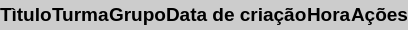
               <widget class="QFrame" name="FP_header_info">
                <property name="maximumSize">
                 <size>
                  <width>16777215</width>
                  <height>30</height>
                 </size>
                </property>
                <property name="styleSheet">
                 <string notr="true">background-color: rgb(204, 204, 204);
border: none;</string>
                </property>
                <property name="frameShape">
                 <enum>QFrame::Shape::StyledPanel</enum>
                </property>
                <property name="frameShadow">
                 <enum>QFrame::Shadow::Raised</enum>
                </property>
                <layout class="QHBoxLayout" name="horizontalLayout_16">
                 <property name="spacing">
                  <number>0</number>
                 </property>
                 <property name="leftMargin">
                  <number>0</number>
                 </property>
                 <property name="topMargin">
                  <number>0</number>
                 </property>
                 <property name="rightMargin">
                  <number>0</number>
                 </property>
                 <property name="bottomMargin">
                  <number>0</number>
                 </property>
                 <item>
                  <widget class="QFrame" name="FP_HEADER_INFO_titulo">
                   <property name="styleSheet">
                    <string notr="true"/>
                   </property>
                   <property name="frameShape">
                    <enum>QFrame::Shape::StyledPanel</enum>
                   </property>
                   <property name="frameShadow">
                    <enum>QFrame::Shadow::Raised</enum>
                   </property>
                   <layout class="QHBoxLayout" name="horizontalLayout_17">
                    <property name="spacing">
                     <number>0</number>
                    </property>
                    <property name="leftMargin">
                     <number>0</number>
                    </property>
                    <property name="topMargin">
                     <number>0</number>
                    </property>
                    <property name="rightMargin">
                     <number>0</number>
                    </property>
                    <property name="bottomMargin">
                     <number>0</number>
                    </property>
                    <item alignment="Qt::AlignmentFlag::AlignHCenter">
                     <widget class="QLabel" name="FP_HEADER_INFO_titulo_label">
                      <property name="text">
                       <string>&lt;html&gt;&lt;head/&gt;&lt;body&gt;&lt;p&gt;&lt;span style=&quot; font-size:14pt; font-weight:700;&quot;&gt;Tìtulo&lt;/span&gt;&lt;/p&gt;&lt;/body&gt;&lt;/html&gt;</string>
                      </property>
                     </widget>
                    </item>
                   </layout>
                  </widget>
                 </item>
                 <item>
                  <widget class="QFrame" name="FP_HEADER_INFO_turma">
                   <property name="styleSheet">
                    <string notr="true"/>
                   </property>
                   <property name="frameShape">
                    <enum>QFrame::Shape::StyledPanel</enum>
                   </property>
                   <property name="frameShadow">
                    <enum>QFrame::Shadow::Raised</enum>
                   </property>
                   <layout class="QHBoxLayout" name="horizontalLayout_18">
                    <property name="spacing">
                     <number>0</number>
                    </property>
                    <property name="leftMargin">
                     <number>0</number>
                    </property>
                    <property name="topMargin">
                     <number>0</number>
                    </property>
                    <property name="rightMargin">
                     <number>0</number>
                    </property>
                    <property name="bottomMargin">
                     <number>0</number>
                    </property>
                    <item alignment="Qt::AlignmentFlag::AlignHCenter">
                     <widget class="QLabel" name="FP_HEADER_INFO_turma_label">
                      <property name="text">
                       <string>&lt;html&gt;&lt;head/&gt;&lt;body&gt;&lt;p&gt;&lt;span style=&quot; font-size:14pt; font-weight:700;&quot;&gt;Turma&lt;/span&gt;&lt;/p&gt;&lt;/body&gt;&lt;/html&gt;</string>
                      </property>
                     </widget>
                    </item>
                   </layout>
                  </widget>
                 </item>
                 <item>
                  <widget class="QFrame" name="FP_HEADER_INFO_grupo">
                   <property name="styleSheet">
                    <string notr="true"/>
                   </property>
                   <property name="frameShape">
                    <enum>QFrame::Shape::StyledPanel</enum>
                   </property>
                   <property name="frameShadow">
                    <enum>QFrame::Shadow::Raised</enum>
                   </property>
                   <property name="lineWidth">
                    <number>0</number>
                   </property>
                   <layout class="QHBoxLayout" name="horizontalLayout_19">
                    <property name="spacing">
                     <number>0</number>
                    </property>
                    <property name="leftMargin">
                     <number>0</number>
                    </property>
                    <property name="topMargin">
                     <number>0</number>
                    </property>
                    <property name="rightMargin">
                     <number>0</number>
                    </property>
                    <property name="bottomMargin">
                     <number>0</number>
                    </property>
                    <item alignment="Qt::AlignmentFlag::AlignHCenter">
                     <widget class="QLabel" name="FP_HEADER_INFO_grupo_label">
                      <property name="text">
                       <string>&lt;html&gt;&lt;head/&gt;&lt;body&gt;&lt;p&gt;&lt;span style=&quot; font-size:14pt; font-weight:700;&quot;&gt;Grupo&lt;/span&gt;&lt;/p&gt;&lt;/body&gt;&lt;/html&gt;</string>
                      </property>
                     </widget>
                    </item>
                   </layout>
                  </widget>
                 </item>
                 <item>
                  <widget class="QFrame" name="FP_HEADER_INFO_data_criacao">
                   <property name="styleSheet">
                    <string notr="true"/>
                   </property>
                   <property name="frameShape">
                    <enum>QFrame::Shape::StyledPanel</enum>
                   </property>
                   <property name="frameShadow">
                    <enum>QFrame::Shadow::Raised</enum>
                   </property>
                   <layout class="QHBoxLayout" name="horizontalLayout_20">
                    <property name="spacing">
                     <number>0</number>
                    </property>
                    <property name="leftMargin">
                     <number>0</number>
                    </property>
                    <property name="topMargin">
                     <number>0</number>
                    </property>
                    <property name="rightMargin">
                     <number>0</number>
                    </property>
                    <property name="bottomMargin">
                     <number>0</number>
                    </property>
                    <item alignment="Qt::AlignmentFlag::AlignHCenter">
                     <widget class="QLabel" name="FP_HEADER_INFO_data_c_label">
                      <property name="text">
                       <string>&lt;html&gt;&lt;head/&gt;&lt;body&gt;&lt;p&gt;&lt;span style=&quot; font-size:14pt; font-weight:700;&quot;&gt;Data de criação&lt;/span&gt;&lt;/p&gt;&lt;/body&gt;&lt;/html&gt;</string>
                      </property>
                     </widget>
                    </item>
                   </layout>
                  </widget>
                 </item>
                 <item>
                  <widget class="QFrame" name="FP_HEADER_INFO_hora_criacao">
                   <property name="maximumSize">
                    <size>
                     <width>120</width>
                     <height>16777215</height>
                    </size>
                   </property>
                   <property name="styleSheet">
                    <string notr="true"/>
                   </property>
                   <property name="frameShape">
                    <enum>QFrame::Shape::StyledPanel</enum>
                   </property>
                   <property name="frameShadow">
                    <enum>QFrame::Shadow::Raised</enum>
                   </property>
                   <layout class="QHBoxLayout" name="horizontalLayout_21">
                    <property name="spacing">
                     <number>0</number>
                    </property>
                    <property name="leftMargin">
                     <number>0</number>
                    </property>
                    <property name="topMargin">
                     <number>0</number>
                    </property>
                    <property name="rightMargin">
                     <number>0</number>
                    </property>
                    <property name="bottomMargin">
                     <number>0</number>
                    </property>
                    <item alignment="Qt::AlignmentFlag::AlignHCenter">
                     <widget class="QLabel" name="FP_HEADER_INFO_hora_label">
                      <property name="text">
                       <string>&lt;html&gt;&lt;head/&gt;&lt;body&gt;&lt;p&gt;&lt;span style=&quot; font-size:14pt; font-weight:700;&quot;&gt;Hora&lt;/span&gt;&lt;/p&gt;&lt;/body&gt;&lt;/html&gt;</string>
                      </property>
                     </widget>
                    </item>
                   </layout>
                  </widget>
                 </item>
                 <item>
                  <widget class="QFrame" name="FP_HEADER_INFO_acoes">
                   <property name="maximumSize">
                    <size>
                     <width>150</width>
                     <height>16777215</height>
                    </size>
                   </property>
                   <property name="styleSheet">
                    <string notr="true"/>
                   </property>
                   <property name="frameShape">
                    <enum>QFrame::Shape::StyledPanel</enum>
                   </property>
                   <property name="frameShadow">
                    <enum>QFrame::Shadow::Raised</enum>
                   </property>
                   <layout class="QHBoxLayout" name="horizontalLayout_22">
                    <property name="spacing">
                     <number>0</number>
                    </property>
                    <property name="leftMargin">
                     <number>0</number>
                    </property>
                    <property name="topMargin">
                     <number>0</number>
                    </property>
                    <property name="rightMargin">
                     <number>0</number>
                    </property>
                    <property name="bottomMargin">
                     <number>0</number>
                    </property>
                    <item alignment="Qt::AlignmentFlag::AlignHCenter">
                     <widget class="QLabel" name="FP_HEADER_INFO_acoes_label">
                      <property name="text">
                       <string>&lt;html&gt;&lt;head/&gt;&lt;body&gt;&lt;p&gt;&lt;span style=&quot; font-size:14pt; font-weight:700;&quot;&gt;Ações&lt;/span&gt;&lt;/p&gt;&lt;/body&gt;&lt;/html&gt;</string>
                      </property>
                     </widget>
                    </item>
                   </layout>
                  </widget>
                 </item>
                </layout>
               </widget>
